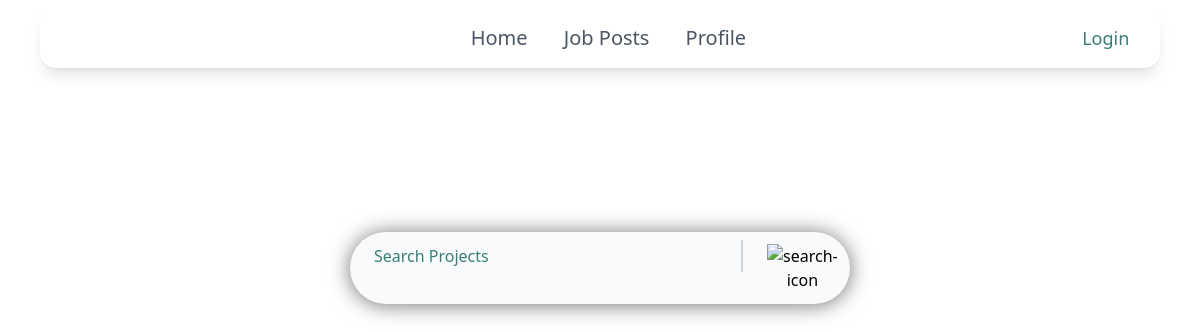
Before: / with the older database file.
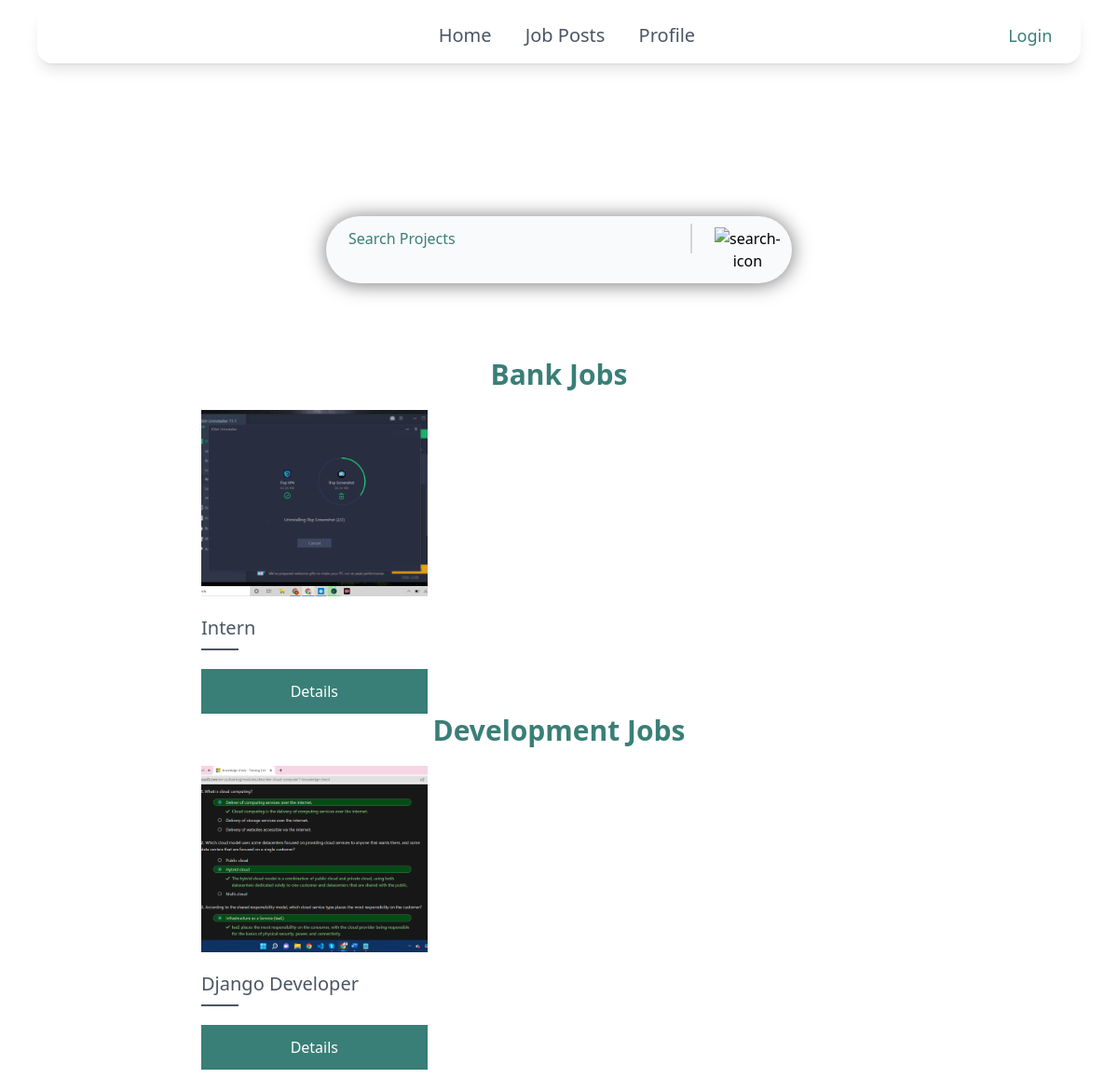
After: the same page with the newer database file.
### core/models.py (models this page shows, shortened)
class Category(models.Model):
    name = models.CharField(max_length=255)
    class Meta:
        ordering = ('name',)
        verbose_name_plural = 'Categories'

class Post(models.Model):
    category = models.ForeignKey(Category, related_name='posts', on_delete=models.CASCADE)
    name = models.CharField(max_length=255)
    description = models.TextField()
    salary = models.FloatField()
    image = models.ImageField(upload_to='post_images',blank=True, null=True)
    created_by = models.ForeignKey(User,related_name='posts',on_delete=models.CASCADE)
    created_at = models.DateTimeField(auto_now_add=True)

### core/views.py (the view)
# urls.py: path('',index,name='index'),
def index(request):
    categories = Category.objects.all()
    posts = Post.objects.all()
    return render(request,'core/index.html',{
        'posts' : posts,
        'categories' : categories
    })

### core/templates/core/index.html
{% extends 'core/base.html' %}
{% block content %}
<div class="animate-crossfade lg:w-2/3 md:w-5/6 sm:w-5/6 mx-auto pt-52 flex flex-col justify-center ">
    <div class="mb-20  flex  justify-center  ">
        <form action="">
            <div class=" w-[500px] grid grid-cols-5 bg-gray-50 py-2 px-3 rounded-full shadow-[0_1px_20px_1px_rgba(0,0,0,0.5)]">
                <div class="col-span-4">
                    <input
                        type="text"
                        placeholder="Search Projects"
                        class="px-3 py-1 bg-gray-50 w-full border-0  border-r-gray-300 border-r-2 focus:border-transparent focus:border-r-gray-300 focus:ring-0 outline-transparent placeholder:text-[#397f77]"
                    />
                </div>
                <div class=" col-span-1">
                    <button type="submit" class=" pl-6 py-1" >
                        <img src="https://img.icons8.com/ios-glyphs/30/397f77/search--v1.png" alt="search-icon" />
                    </button>
                </div>
            </div>
        </form>
    </div>
    <div class="flex flex-col justify-center">
        {% for category in categories %}
            <h2 class="mx-auto text-3xl pb-5 font-bold text-[#397f77]">{{category.name}} Jobs</h2>
            <div class="grid lg:grid-cols-3 md:grid-cols-2 sm:grid-cols-1 gap-5">
                {% for post in posts %}
                    {% if post.category.name == category.name %}
                    <div class="w-full ">
                        <div class="group">
                            <div class="h-[200px] w-full overflow-hidden">
                                <img src="{{post.image.url}}" alt="" class="h-full w-full object-cover group-hover:scale-110 duration-500 " />
                            </div>
                            <div class="mt-5 pb-2">
                                <h2 class="text-xl text-gray-600">{{post.name}}</h2>
                            </div>
                            <div class="h-[2px] w-[40px] bg-gray-600"></div>
                            <div class="mt-5">
                                <a href="{% url 'jobdetails' post.id %}">
                                    <button class="bg-[#397f77] px-10 py-3 w-full text-white hover:bg-[#18debb] duration-500 opacity-100">Details</button>
                                </a>
                            </div>
                        </div>
                    </div>
                    {% endif %}
                {% endfor %}
            </div>
        {% endfor %}
    </div>
</div>
{% endblock %}

### core/templates/core/base.html (shortened to what this page needs)
<!doctype html>
<html>
    <head>
        <script src="https://cdn.tailwindcss.com"></script>
    </head>
    <body>
        <nav class="lg:mx-10 md:mx-10 sm:mx-2 py-3 fixed z-40 bg-white min-w-screen left-0 right-0 top-2 rounded-2xl shadow-lg text-gray-600">
            <div class="flex flex-cols-8 w-11/12 mx-auto justify-between">
                <div class=" flex col-span-4 block h-fit my-auto w-fit mx-auto ">
                    <ul class="block font-medium ml-16">
                        <li class=" inline-block mr-8">
                            <a href="{% url 'index' %}">
                                <button class="text-xl">Home</button>
                            </a>
                        </li>
                        <li class=" inline-block mr-8">
                            <a href="{% url 'jobpost' %}">
                                <button class="relative peer text-xl">Job Posts</button>
                            </a>
                        </li>
                        <li class=" inline-block mr-8">
                            <a href="{% url 'profile' %}">
                                <button class="relative peer text-xl">Profile</button>
                            </a>
                        </li>
                    </ul>
                </div>
                <div class="flex lg:col-span-3 md:col-span-5 sm:col-span-5">
                    <div class=" h-fit my-auto lg:block md:hidden sm:hidden">
                        <span class=" inline-block align-middle w-full ml-10 mr-auto">
                                <div class="text-lg text-[#397f77] w-fit mx-auto">
                                    <span class=" inline-block">
                                        <a href="{% url 'login' %}"><h2 class="hover:bg-[#18debb] hover:text-white duration-300 p-1 rounded-xl">Login</h2></a>
                                    </span>
                                </div>
                        </span>
                    </div>
                </div>
            </div>
        </nav>
        <div class="px-6 py-6">
            {% block content %}
            {% endblock %}
        </div>
    </body>
</html>

Changed rows visible on the page:
added Category: name "Bank"
added Post: image (picture), name "Intern", shown under "Bank"
added Category: name "Development"
added Post: image (picture), name "Django Developer", shown under "Development"
